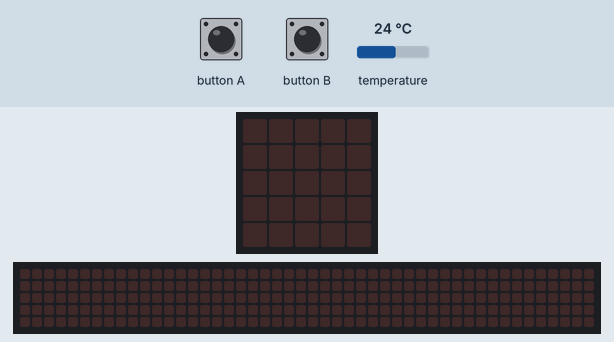
Bench run of a program on a simulated BBC micro:bit (MakeCode). Shown: the board's 5×5 LED display, a strip that is not on the board, showing the scrolling text unrolled. The test bench sets the inputs (shaded band); at power-on: temperature 24 °C. No radio messages arrive unless stated (any console line starting 'radio sent:' is added by the test bench); the 48×5 strip is a reading aid, not a part: it shows the text the display is scrolling, unrolled, one strip-width of it at a time; what the program prints to the serial console is not drawn.

Above: at 1.2 s.
1.3 s: button A pressed for 0.15 s
At 1.52 s:
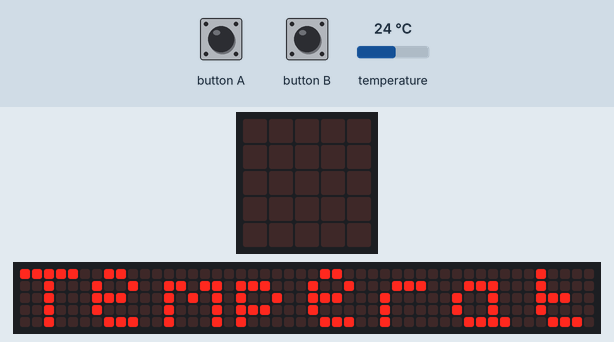
At 1.97 s:
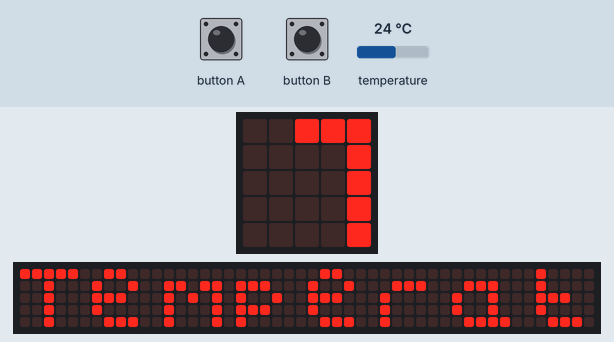

Measured:
- after the input at 1.3 s, the display: changes after 0.15 s (image 1)

The program:

main.ts
```typescript
radio.onReceivedNumber(function (receivedNumber) {
    basic.showString("Temperatura satélite" + receivedNumber)
})
input.onButtonPressed(Button.A, function () {
    basic.showString("Temperatura base" + input.temperature())
})
radio.onReceivedString(function (receivedString) {
    radio.sendNumber(input.temperature())
})
input.onButtonPressed(Button.B, function () {
    radio.sendString("temperatura satélite")
})
radio.setGroup(1)
basic.forever(function () {

})
```

test.ts
```typescript
// aquí va el archivo "tests"; esto no se compilará cuando este paquete se utilice como una extensión.
```
